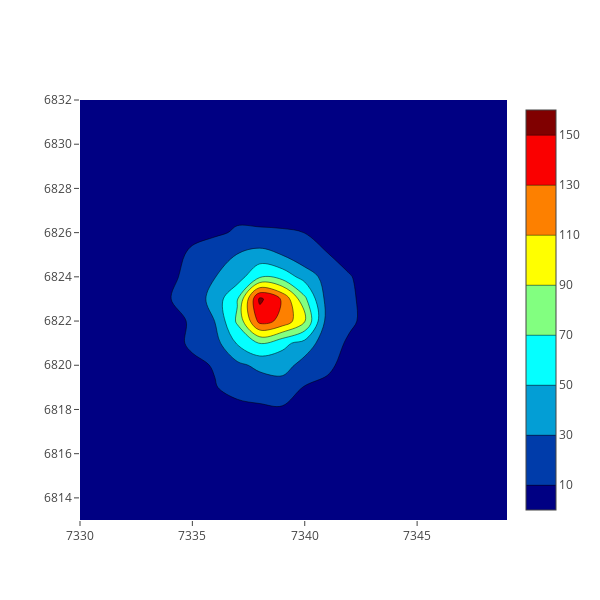
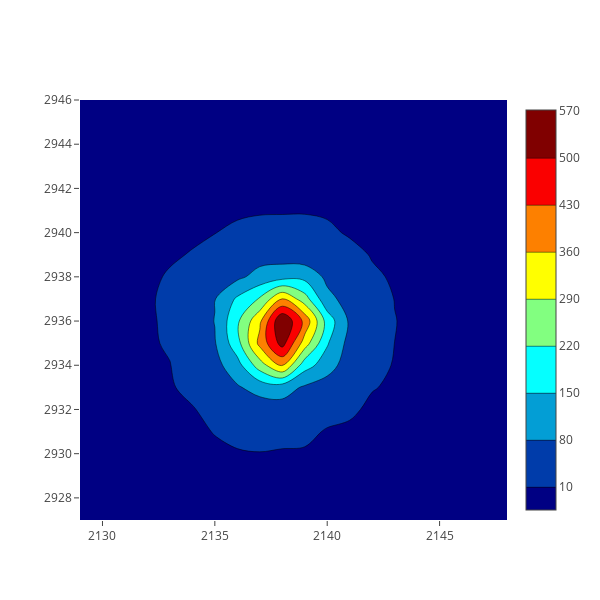
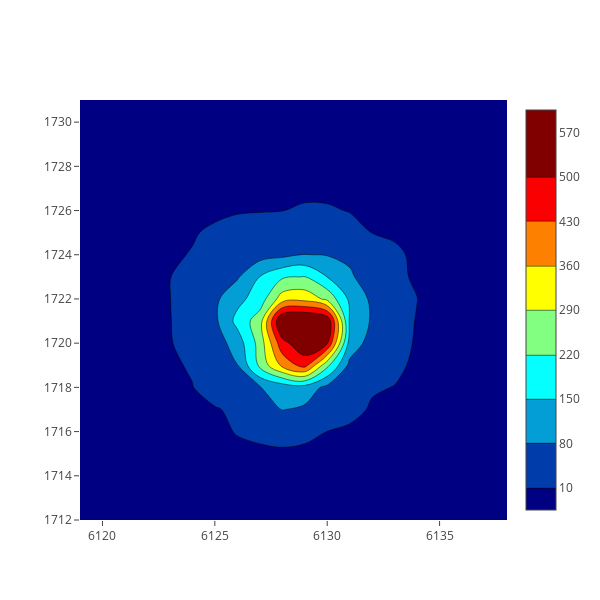

Here is the notebook cell these charts were saved with, in order:
### Code cell
from plotly.offline import init_notebook_mode, iplot
from src import plots

ystars = [6823, 2937, 1722]
xstars = [7340, 2139, 6129]

driz_08 = '47tuc_f606w_0.8_drz_sci.fits'

for i, _ in enumerate(ystars):
    if i < 1:
        fig = plots.star_2d(driz_08, ystars[i], xstars[i], size=10, high=150, spacing=20)
    else:
        fig = plots.star_2d(driz_08, ystars[i], xstars[i], size=10, high=500, spacing=70)
    iplot(fig)

### Figure 1 — Plotly figure (JSON) as saved in the notebook; plotly's stock layout.template omitted (floating-point values rounded to 4 significant figures; data arrays with more than 128 entries replaced by an {"elided": "..."} marker saying what was removed)
{"data": [{"autocontour": false, "colorscale": "Jet", "contours": {"end": 150, "size": 20, "start": 10}, "type": "contour", "uid": "0506b2", "x": [7330, 7331, 7332, 7333, 7334, 7335, 7336, 7337, 7338, 7339, 7340, 7341, 7342, 7343, 7344, 7345, 7346, 7347, 7348, 7349, 7350], "y": [6813, 6814, 6815, 6816, 6817, 6818, 6819, 6820, 6821, 6822, 6823, 6824, 6825, 6826, 6827, 6828, 6829, 6830, 6831, 6832, 6833], "z": {"elided": "20x20 float values"}, "zauto": true, "zmax": 154.4, "zmin": 0.2176}], "layout": {"autosize": false, "height": 600, "width": 600, "xaxis": {"autorange": true, "range": [7330, 7349], "type": "linear"}, "yaxis": {"autorange": true, "range": [6813, 6832], "type": "linear"}}}

### Figure 2 — Plotly figure (JSON) as saved in the notebook; plotly's stock layout.template omitted (floating-point values rounded to 4 significant figures; data arrays with more than 128 entries replaced by an {"elided": "..."} marker saying what was removed)
{"data": [{"autocontour": false, "colorscale": "Jet", "contours": {"end": 500, "size": 70, "start": 10}, "type": "contour", "uid": "d82666", "x": [2129, 2130, 2131, 2132, 2133, 2134, 2135, 2136, 2137, 2138, 2139, 2140, 2141, 2142, 2143, 2144, 2145, 2146, 2147, 2148, 2149], "y": [2927, 2928, 2929, 2930, 2931, 2932, 2933, 2934, 2935, 2936, 2937, 2938, 2939, 2940, 2941, 2942, 2943, 2944, 2945, 2946, 2947], "z": {"elided": "20x20 float values"}, "zauto": true, "zmax": 571.4, "zmin": 0.691}], "layout": {"autosize": false, "height": 600, "width": 600, "xaxis": {"autorange": true, "range": [2129, 2148], "type": "linear"}, "yaxis": {"autorange": true, "range": [2927, 2946], "type": "linear"}}}

### Figure 3 — Plotly figure (JSON) as saved in the notebook; plotly's stock layout.template omitted (floating-point values rounded to 4 significant figures; data arrays with more than 128 entries replaced by an {"elided": "..."} marker saying what was removed)
{"data": [{"autocontour": false, "colorscale": "Jet", "contours": {"end": 500, "size": 70, "start": 10}, "type": "contour", "uid": "7fcdde", "x": [6119, 6120, 6121, 6122, 6123, 6124, 6125, 6126, 6127, 6128, 6129, 6130, 6131, 6132, 6133, 6134, 6135, 6136, 6137, 6138, 6139], "y": [1712, 1713, 1714, 1715, 1716, 1717, 1718, 1719, 1720, 1721, 1722, 1723, 1724, 1725, 1726, 1727, 1728, 1729, 1730, 1731, 1732], "z": {"elided": "20x20 float values"}, "zauto": true, "zmax": 605.6, "zmin": 0.6589}], "layout": {"autosize": false, "height": 600, "width": 600, "xaxis": {"autorange": true, "range": [6119, 6138], "type": "linear"}, "yaxis": {"autorange": true, "range": [1712, 1731], "type": "linear"}}}
